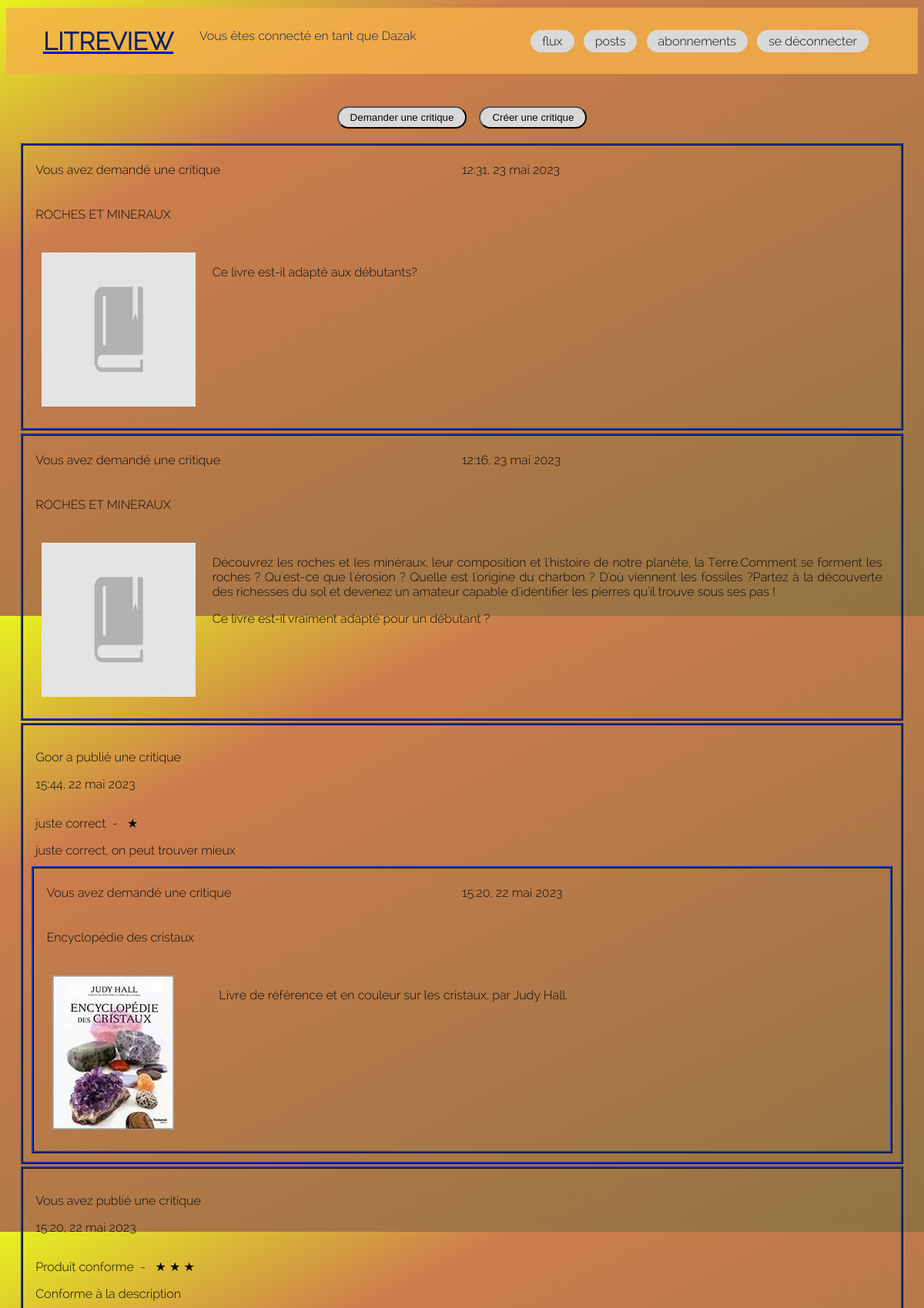
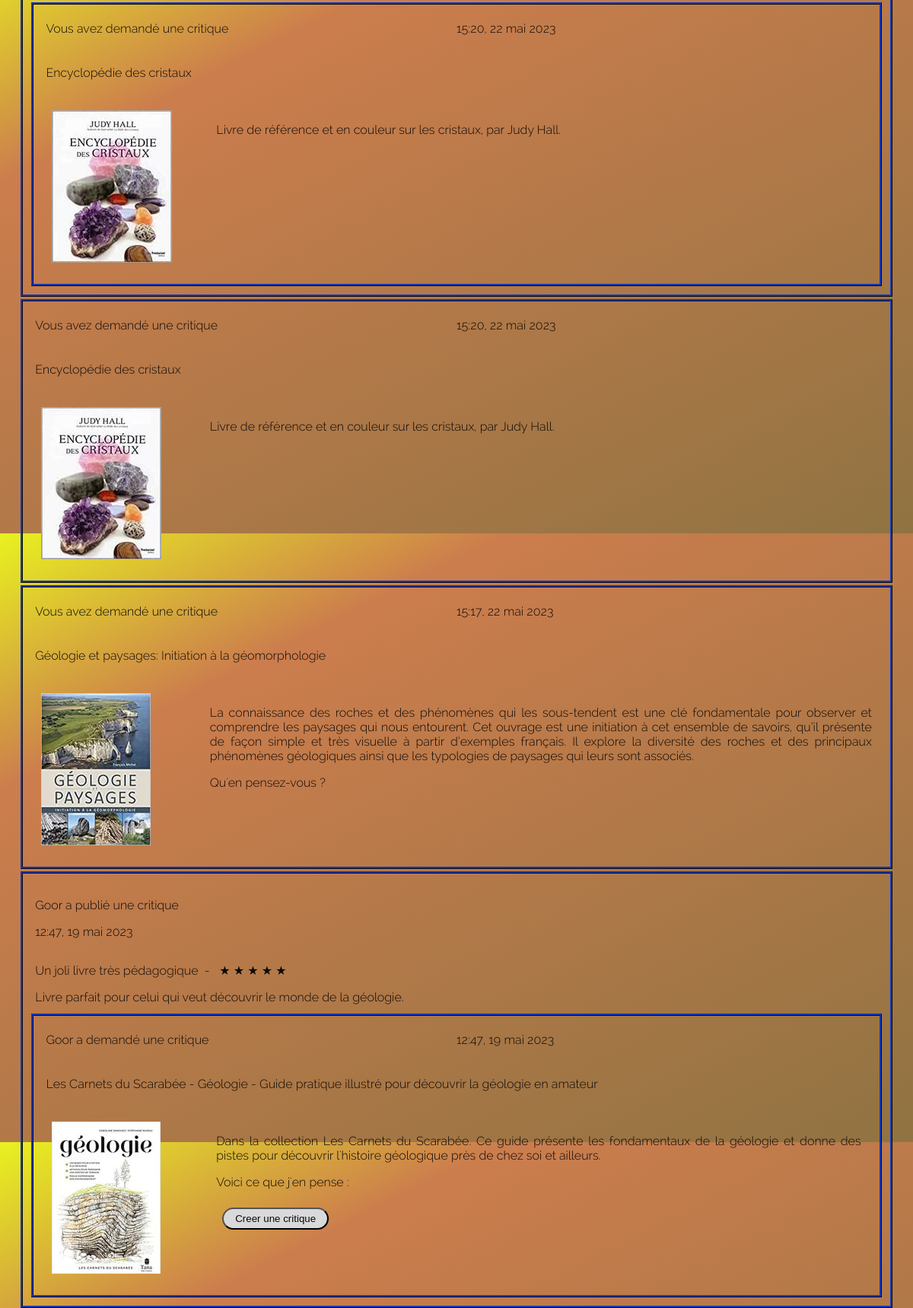
/ (signed in, upper part), run on the app's committed database (2 pictures, top to bottom).
### review/models.py (models this page shows, shortened)
class Ticket(models.Model):
    title = models.CharField(max_length=128)
    description = models.TextField(max_length=2048, blank=True)
    user = models.ForeignKey(to=settings.AUTH_USER_MODEL,
                             on_delete=models.CASCADE)
    image = models.ImageField(null=True, blank=True,
                              upload_to='img')
    time_created = models.DateTimeField(auto_now_add=True)
    IMAGE_MAX_SIZE = (200, 200)

class Review(models.Model):
    ticket = models.ForeignKey(to=Ticket, on_delete=models.CASCADE)
    rating = models.PositiveSmallIntegerField(
        validators=[MinValueValidator(0), MaxValueValidator(5)])
    headline = models.CharField(max_length=128)
    body = models.CharField(max_length=8192, blank=True)
    user = models.ForeignKey(
        to=settings.AUTH_USER_MODEL, on_delete=models.CASCADE)
    time_created = models.DateTimeField(auto_now_add=True)

### review/views.py (the view)
# urls.py: path('', views.feed, name='feed'),
@login_required
def feed(request):
    user_follows = UserFollows.objects.filter(
        user=request.user).values_list('followed_user', flat=True)
    reviews = Review.objects.filter(
        (Q(user=request.user) | Q(user__in=user_follows)))
    tickets = Ticket.objects.filter(
        (Q(user=request.user) | Q(user__in=user_follows)))
    tickets_and_reviews = sorted(chain(tickets, reviews),
                                 key=lambda x: x.time_created,
                                 reverse=True)
    context = {'tickets_and_reviews': tickets_and_reviews}
    return render(request, 'review/feed.html', context=context)

### review/templatetags/review_tags.py (called while the page is built)
@register.filter
def model_type(value):
    return type(value).__name__

@register.filter
def has_review(value):
    reviews = Review.objects.filter(Q(ticket=value) & ~Q(user=value.user))
    return reviews

### templates/review/feed.html (shortened to what this page needs)
{% extends "base.html" %}
{% load review_tags %}
{% block content %}
<div>
</div>
<div class="feed__buttons">
    <a href="{% url 'review:add_ticket' %}"> <input class='btn' type="button" value="Demander une critique"> </a>
    <div>  </div>
    <a href="{% url 'review:add_review' %}"> <input class= 'btn' type="button" value="Créer une critique"> </a>
</div>
<div class="feed__messages">
    {% for instance in tickets_and_reviews %}
        {% if instance|model_type == 'Ticket' %}
            {% include 'review/ticket/ticket_info.html'%}
        {% elif instance|model_type == 'Review' %}
            {% include 'review/review/review_info.html'%}
        {% endif %}
    {% endfor %}
</div>
{% endblock %}

### templates/base/header.html (shortened to what this page needs)
{% load static %}
<!DOCTYPE html>
<html>
    <head>
    <link href="{% static "css/review.css" %}" rel="stylesheet">
    </head>
    <body>
        <header id="header">
            <a href="{% url 'review:feed' %}"><h1>LITREVIEW</h1></a>
            {% if user.is_authenticated %}
                <div class="user_connected">
                <p>Vous êtes connecté en tant que {{request.user}}</p>
                </div>
                <nav class="header__menu">
                    {% include 'navbar/navbar.html' %}
                </nav>
            {% endif %}
        </header>

### templates/review/ticket/ticket_info.html
{% load review_tags %}
{% load static %}
   <div class="cadre_info">
      <div class="ticket_info__1">
         {% if instance.user == request.user %}
            <p>Vous avez demandé une critique</p>
         {% else %}
            <p>{{instance.user|title}} a demandé une critique</p>
         {% endif %}
         <p class="ticket_info__date">
            {{ instance.time_created | time}}, {{ instance.time_created | date}}
         </p>
      </div>
      <div>
         <p>{{ instance.title }}</p>
      </div>
      <div class="ticket_info__2">
         <div>
            {% if instance.image %}
               <img src="{{instance.image.url }}">
            {% else %}
               <img src="{% static 'assets/default_image.png'%}">
            {% endif %}
         </div>
         <div class="ticket_info__2__text">
            {{ instance.description|linebreaks }}
            <div>
               {% if not instance|has_review and not instance.user == request.user and not no_add_review %}
                  <a href="{% url 'review:add_review_on_ticket' instance.id %}"><button class="btn">Creer une critique</button></a>
               {% endif %}
            </div>
         </div>
      </div>
   </div>

### templates/review/review/review_info.html
<div class="cadre_info">
    <div class="review_info__1">
        {% if instance.user == request.user %}
            <p>Vous avez publié une critique</p>
        {% else %}
            <p>{{instance.user|title}} a publié une critique</p>
        {% endif %}
        <p class="review_info__date">
            {{ instance.time_created | time}}, {{ instance.time_created | date}}
        </p>
    </div>
    <div>
        {{instance.headline}} &nbsp;- &nbsp;
        {% with ''|center:instance.rating as range %}
        {% for _ in range %}
            &#9733;
        {% endfor %}
        {% endwith %}
    </div>
    <div>
        {{instance.body}}
    </div>
    {% include 'review/ticket/ticket_info.html' with instance=instance.ticket %}
</div>

### static/css/review.css (style rules this page uses)
html { background: linear-gradient(333deg, rgb(144, 115, 66) 0%, rgb(204, 125, 77) 76%, rgb(232, 242, 31) 100%); font-family: "Raleway-Light"; color: rgb(10, 9, 8); min-height: 100vh; scroll-behavior: smooth; overflow-x: hidden; }
h1 { font-size: 2rem; color: rgb(11, 31, 101); }
div { padding: 0.5rem; }
.btn { background-color: rgb(217, 217, 217); color: rgb(10, 9, 8); padding: 5px 15px; border-radius: 1rem; }
header { background-color: rgba(246, 177, 73, 0.8); padding: 0.2rem 3rem; display: grid; grid-template-columns: repeat(1fr 2fr 4fr); margin: 10px auto; }
header .user_connected { grid-column: 2; color: rgb(11, 31, 101); }
header .header__menu { padding-top: 0em; padding-right: 0em; grid-column: 4; margin: auto 1em; align-content: center; text-align: right; }
.feed__buttons { display: flex; justify-content: center; }
.cadre_info { border: 1mm rgb(11, 31, 101) ridge; margin: 0.2rem; }
.cadre_info .ticket_info__1 { display: grid; grid-template-columns: repeat(2, 1fr); line-height: 0; }
.cadre_info .ticket_info__2 { display: grid; grid-template-columns: 1fr 4fr; }
.cadre_info .ticket_info__2 .ticket_info__2__text { text-align: justify; }

### data on the page
Ticket: shows "Vous avez demandé une critique", time_created "12:31", time_created "23 mai 2023", title "ROCHES ET MINERAUX", description "Ce livre est-il adapté aux débutants?"
Ticket: shows "Vous avez demandé une critique", time_created "12:16", time_created "23 mai 2023", title "ROCHES ET MINERAUX", description "Découvrez les roches et les minéraux, leur composition et l'histoire de notre planète, la Terre.Comment se forment les roches ? Qu'est-ce que l'érosion ? Quelle est l'origine du charbon ? D'où viennent les fossiles ?Partez à la découverte des richesses du sol et devenez un amateur capable d'identifier les pierres qu'il trouve sous ses pas ! Ce livre est-il vraiment adapté pour un débutant ?"
Review: user "Goor", time_created "15:44", time_created "22 mai 2023", headline "juste correct", rating 1 (drawn), body "juste correct, on peut trouver mieux", shows "Vous avez demandé une critique", time_created "15:20", title "Encyclopédie des cristaux", image (picture), description "Livre de référence et en couleur sur les cristaux, par Judy Hall."
Review: shows "Vous avez publié une critique", time_created "15:20", time_created "22 mai 2023", headline "Produit conforme", rating 3 (drawn), body "Conforme à la description", shows "Vous avez demandé une critique", title "Encyclopédie des cristaux", image (picture), description "Livre de référence et en couleur sur les cristaux, par Judy Hall."
Ticket: shows "Vous avez demandé une critique", time_created "15:20", time_created "22 mai 2023", title "Encyclopédie des cristaux", image (picture), description "Livre de référence et en couleur sur les cristaux, par Judy Hall."
Ticket: shows "Vous avez demandé une critique", time_created "15:17", time_created "22 mai 2023", title "Géologie et paysages: Initiation à la géomorphologie", image (picture), description "La connaissance des roches et des phénomènes qui les sous-tendent est une clé fondamentale pour observer et comprendre les paysages qui nous entourent. Cet ouvrage est une initiation à cet ensemble de savoirs, qu’il présente de façon simple et très visuelle à partir d’exemples français. Il explore la diversité des roches et des principaux phénomènes géologiques ainsi que les typologies de paysages qui leurs sont associés. Qu'en pensez-vous ?"
Review: user "Goor", time_created "12:47", time_created "19 mai 2023", headline "Un joli livre très pédagogique", rating 5 (drawn), body "Livre parfait pour celui qui veut découvrir le monde de la géologie.", title "Les Carnets du Scarabée - Géologie - Guide pratique illustré pour découvrir la géologie en amateur", image (picture), description "Dans la collection Les Carnets du Scarabée. Ce guide présente les fondamentaux de la géologie et donne des pistes pour découvrir l'histoire géologique près de chez soi et ailleurs. Voici ce que j'en pense :", shows "Creer une critique"

### other printed values
{{ request.user }} "Dazak"
